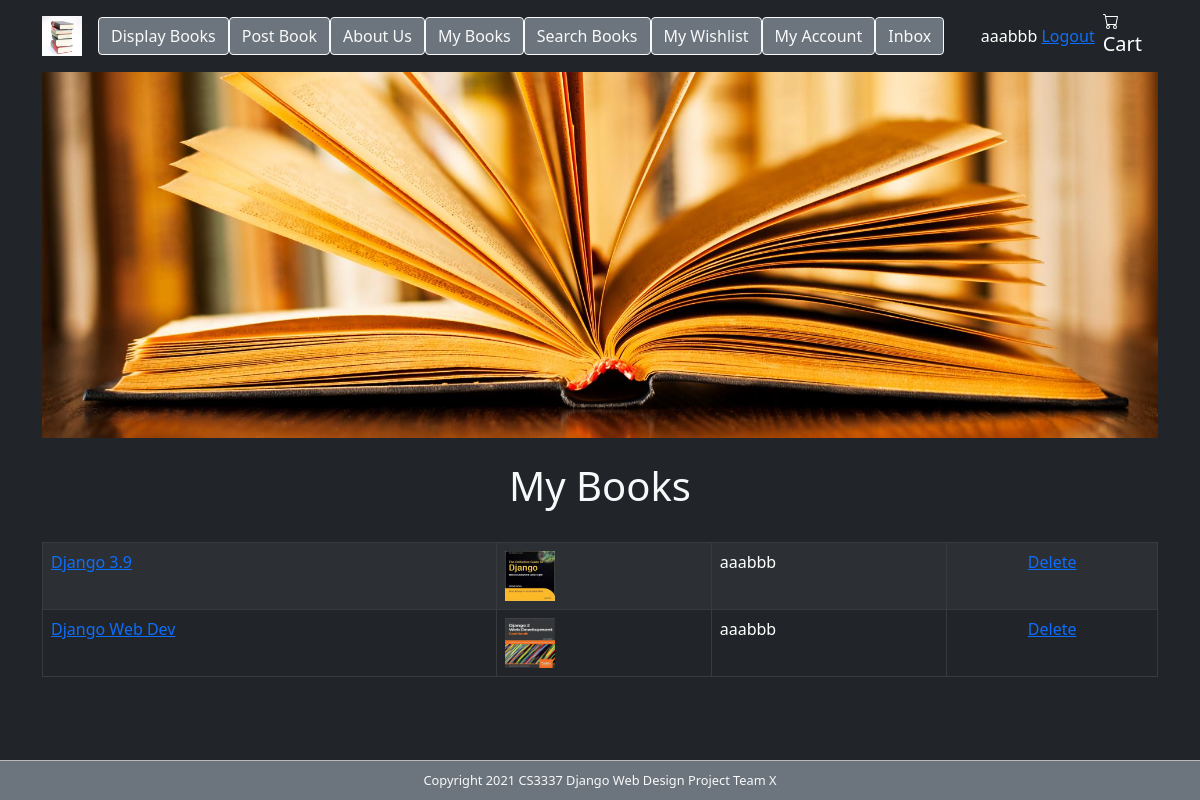
Page /mybooks (signed in) on the committed database.
### bookMng/models.py (models this page shows, shortened)
class MainMenu(models.Model):
    item = models.CharField(max_length=200, unique=True)
    link = models.CharField(max_length=200, unique=True)

class Book(models.Model):
    name = models.CharField(max_length=200)
    web = models.URLField(max_length=200)
    price = models.DecimalField(decimal_places=2, max_digits=6)
    publishdate = models.DateField(auto_now=True)
    picture = models.FileField(upload_to='bookEx/static/uploads')
    pic_path = models.CharField(max_length=300, editable=False, blank=True)
    username = models.ForeignKey(User, blank=True, null=True, on_delete=models.CASCADE)
    identification = models.CharField(max_length=200, default="")  # added

### bookMng/views.py (the view)
# urls.py: path('mybooks', views.mybooks, name='mybooks'),
@login_required(login_url=reverse_lazy('login'))
def mybooks(request):
    books = Book.objects.filter(username=request.user)
    for b in books:
        b.pic_path = b.picture.url[14:]
    return render(request,
                  'bookMng/mybooks.html',
                  {
                      'item_list': MainMenu.objects.all(),
                      'books': books,
                  }
                  )

### bookEx/templates/bookMng/mybooks.html (shortened to what this page needs)
<link href="https://cdn.jsdelivr.net/npm/bootstrap@5.1.3/dist/css/bootstrap.min.css"
      rel="stylesheet"
>
{% extends "base.html" %}
{% load static %}
{% block sidenav %}
    {% for item in item_list %}
        <li>
            <a href="{{ item.link}}">
                <button type="button" class="btn btn-secondary btn-outline-light">{{ item.item }}</button>
            </a>
        </li>
    {% endfor %}
{% endblock sidenav %}
{% block content %}
   <h1 align="center" class="p-4"> My Books </h1>
   <table align="center" width="600" class="table table-dark table-striped table-bordered">
    {% for book in books %}
       <tr>
           <td>
               <a href="book_detail/{{ book.id }}"> {{ book.name }}</a>
           </td>
           <td>
               <img src="{% static book.pic_path %}" width="50" height="50">
           </td>
           <td>
               {{ book.username }}
           </td>
           <td align="center">
               <a href="book_delete/{{ book.id }}"> Delete </a>
           </td>
       </tr>
    {% endfor %}
  </table>
{% endblock content%}

### bookEx/templates/base.html (shortened to what this page needs)
<link href="https://cdn.jsdelivr.net/npm/bootstrap@5.1.3/dist/css/bootstrap.min.css"
      rel="stylesheet"
>
{% load static %}
<!DOCTYPE html>
<html lang="en">
<head>
    <link href="{% static 'main.css' %}" rel="stylesheet" type="text/css">
</head>
<body class="container bg-dark text-light">
<div>
    <header>
        <div>
        <nav class="navbar navbar-expand-lg text-white bg-dark navbar-dark">
            <a class="navbar-brand" href="/"><img src="{% static 'logo.jpg' %}" width="40" height="40" alt="" /></a>
            <div class="collapse navbar-collapse" id="navbarNav">
                <ul class="navbar-nav ">
                    {% block sidenav %}{% endblock sidenav %}
                </ul>
            </div>
            <span class="p-2" style="float: right;">
                {% if user.is_authenticated %}
                    {{ user.username }}
                    <a href="{% url 'logout' %}?next=/">Logout</a>
                {% else %}
                     Not logged in
                    <a href="{% url 'login' %}?next=/">Login</a>
                {% endif %}
            </span>
            <a class="navbar-brand" href="/shoppingcart"></i><br>Cart</a>
        </nav>
        </div>
        <div id="topbanner" >
            <img src="{% static 'topbanner.jpg' %}" alt="" class="w-100 "/>
        </div>
    </header>
        {% block content %}{% endblock content %}
    <br><br><br><br>
    <footer id="footer" class="bg-secondary text-light fixed-bottom">
        Copyright 2021 CS3337 Django Web Design Project Team X
    </footer>
</div>
</body>
</html>

### bookEx/static/main.css (style rules this page uses)
#footer { text-align: center; font-size: 0.8em; margin-top: 5px; padding-top: 10px; padding-bottom: 10px; background-color: #FFFFFF; border-top: thin solid #BBBBBB; clear: both; color: #969696; }

### rows in the picture
MainMenu: item "Display Books"
MainMenu: item "Post Book"
MainMenu: item "About Us"
MainMenu: item "My Books"
MainMenu: item "Search Books"
MainMenu: item "My Wishlist"
MainMenu: item "My Account"
MainMenu: item "Inbox"
Book: name "Django 3.9", username "aaabbb"
Book: name "Django Web Dev", username "aaabbb"

### other values in the picture
{{ user.username }} "aaabbb"
